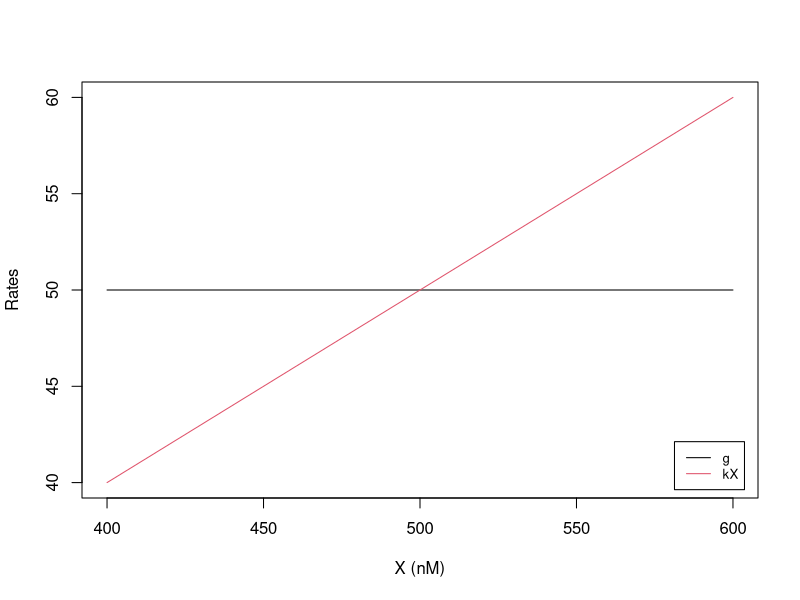
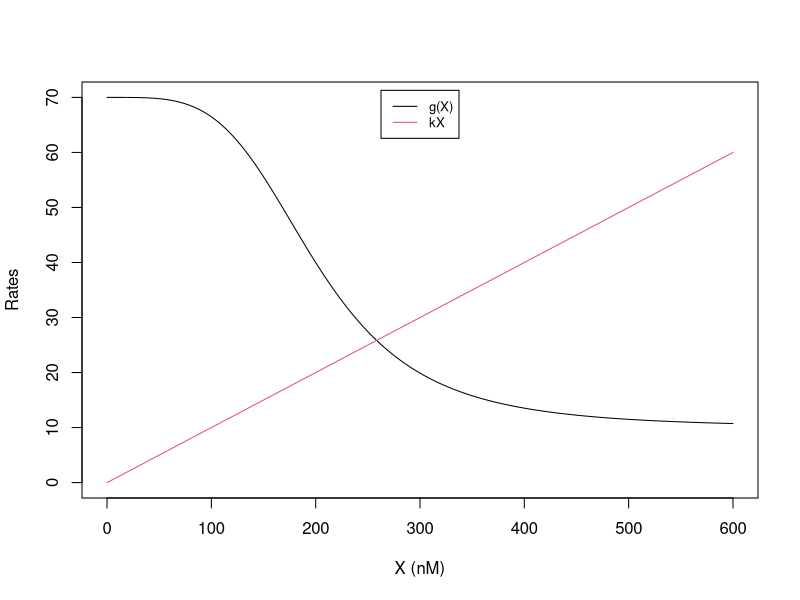
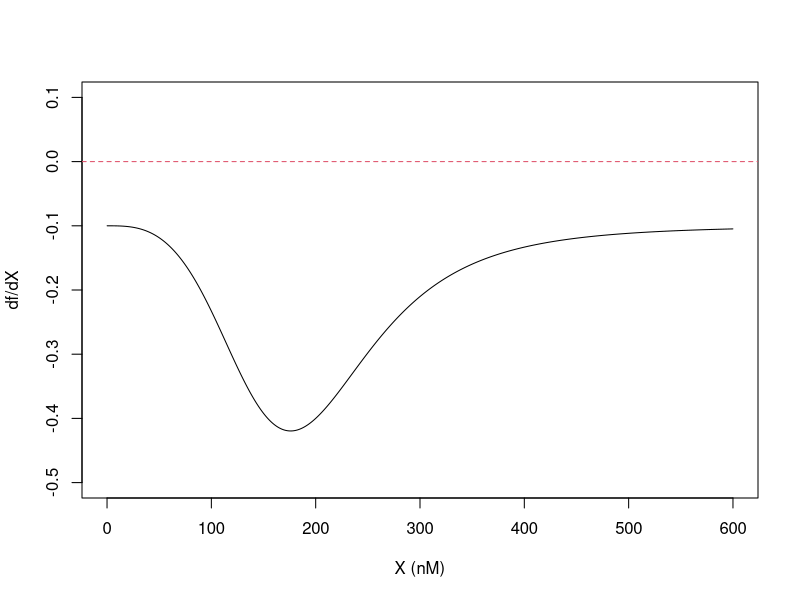
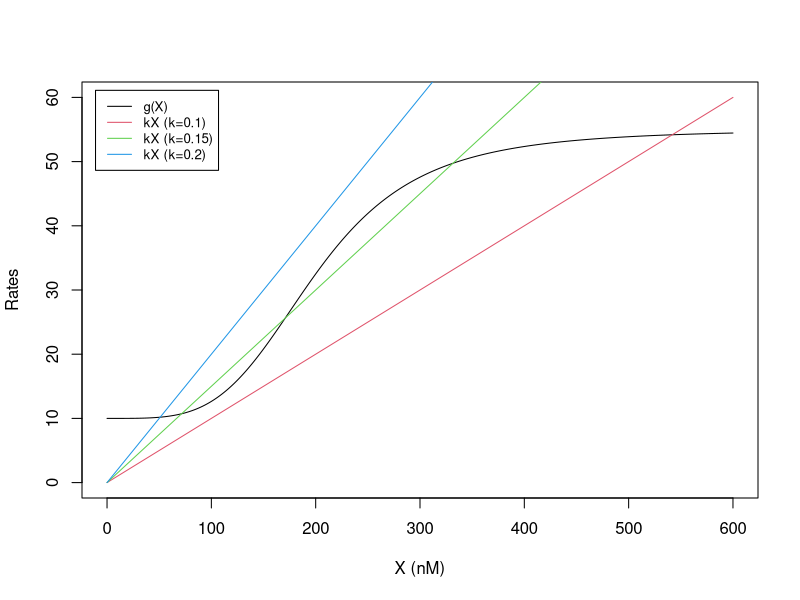
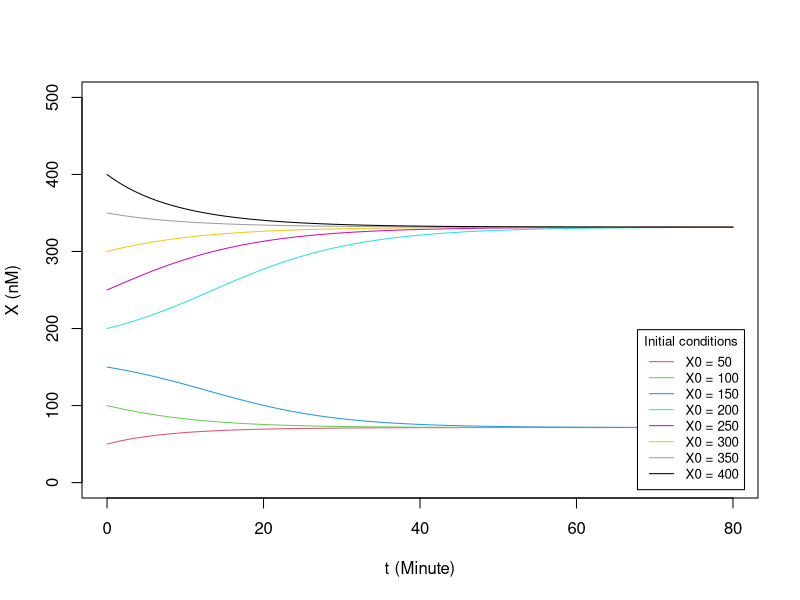
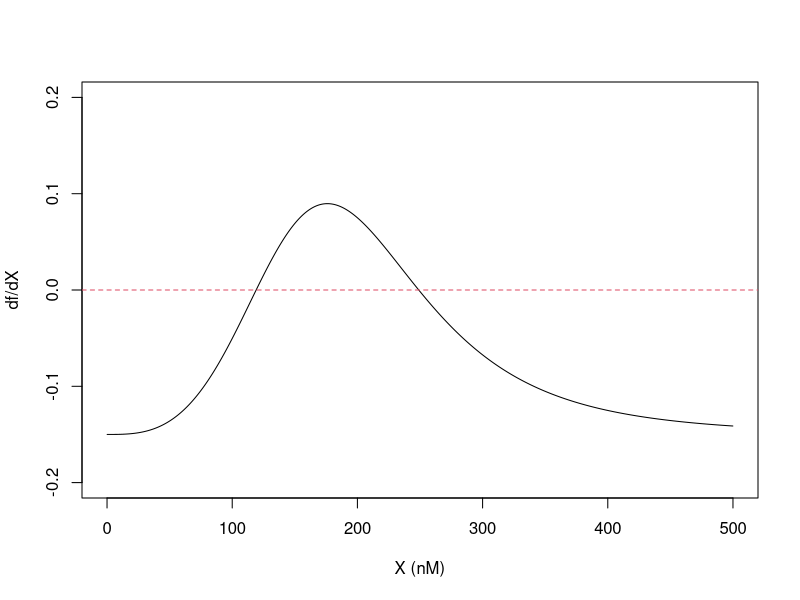
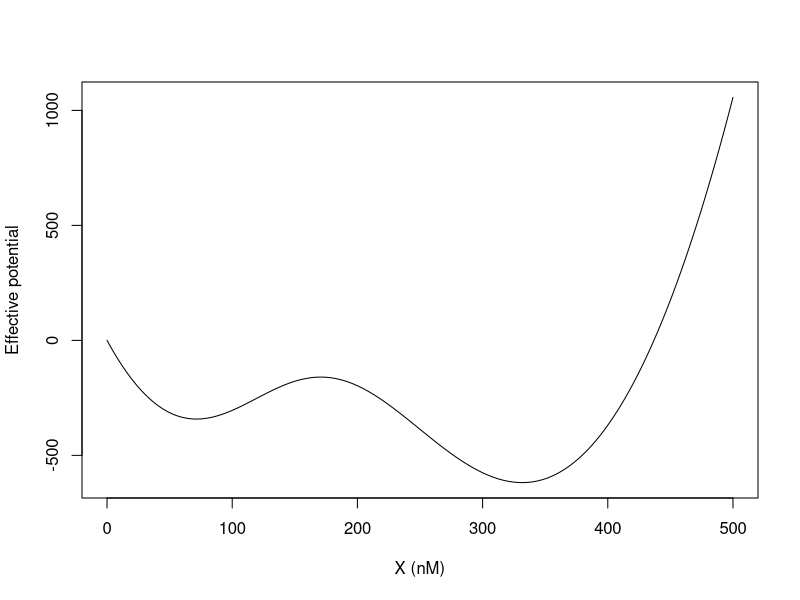
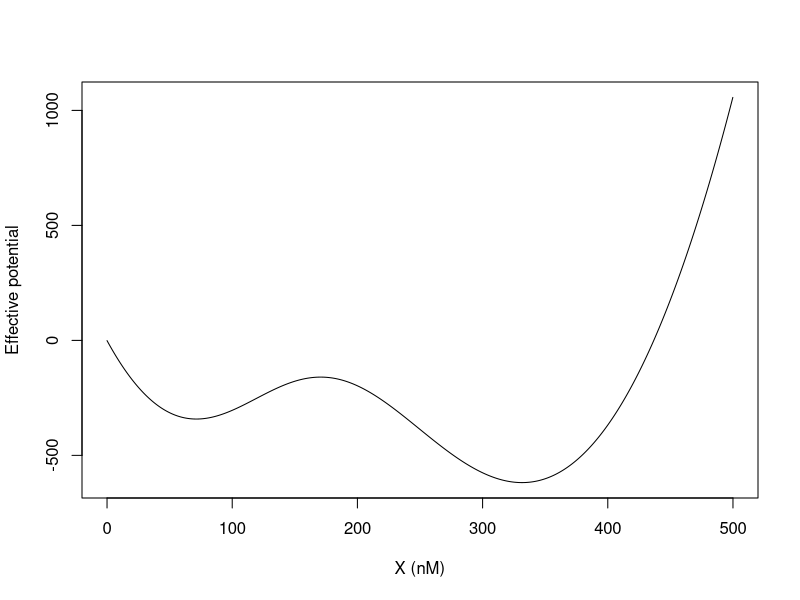

The R script that drew these images, in order:
## ---- chunk 1
# Constitutive gene: dX/dt = g - kX
g <- 50; k <- 0.1
X_all <- seq(400, 600, 1)
plot(X_all, rep(g, length(X_all)), type = "l", col = 1,
     xlab = "X (nM)", ylab = "Rates", xlim = c(400, 600), ylim = c(40, 60))
lines(X_all, k * X_all, col = 2)
legend("bottomright", inset = 0.02, legend = c("g", "kX"), col = 1:2, lty = 1, cex = 0.8)
## ---- chunk 2
# Self-inhibiting gene: g(X) = g0 + g1 * H_inh(X)
hill_inh <- function(X, X_th, n) {   # inhibitory Hill function
  a <- (X / X_th)^n
  1 / (1 + a)
}

g0 <- 10; g1 <- 60; k <- 0.1; X_th <- 200; n <- 4
X_all <- seq(0, 600, 1)
plot(X_all, g0 + g1 * hill_inh(X_all, X_th, n), type = "l", col = 1,
     xlab = "X (nM)", ylab = "Rates", xlim = c(0, 600), ylim = c(0, 70))
lines(X_all, k * X_all, col = 2)
legend("top", inset = 0.02, legend = c("g(X)", "kX"), col = 1:2, lty = 1, cex = 0.8)
## ---- chunk 3
# df/dX by a central finite difference (vectorized)
f_1g_self_inh <- function(X, g0, g1, X_th, n, k) g0 + g1 * hill_inh(X, X_th, n) - k * X

cal_dfdx <- function(X_all, dt, derivs, ...) {
  f_all   <- derivs(X_all, ...)
  f_plus  <- c(f_all[-1], NA)                # f(X + dX)
  f_minus <- c(NA, f_all[-length(f_all)])    # f(X - dX)
  (f_plus - f_minus) / (2 * dt)              # (f(X+dX) - f(X-dX)) / (2 dX)
}

X_all <- seq(0, 600, 0.1)
dfdX <- cal_dfdx(X_all, dt = 0.1, derivs = f_1g_self_inh,
                 g0 = 10, g1 = 60, X_th = 200, n = 4, k = 0.1)
plot(X_all, dfdX, type = "l", col = 1,
     xlab = "X (nM)", ylab = "df/dX", xlim = c(0, 600), ylim = c(-0.5, 0.1))
abline(h = 0, lty = 2, col = 2)
## ---- chunk 4
hill_ex <- function(X, X_th, n) {   # excitatory Hill function
  a <- (X / X_th)^n
  a / (1 + a)
}

g0 <- 10; g1 <- 45; X_th <- 200; n <- 4
X_all <- seq(0, 600, 1)
plot(X_all, g0 + g1 * hill_ex(X_all, X_th, n), type = "l", col = 1,
     xlab = "X (nM)", ylab = "Rates", xlim = c(0, 600), ylim = c(0, 60))
lines(X_all, 0.10 * X_all, col = 2)
lines(X_all, 0.15 * X_all, col = 3)
lines(X_all, 0.20 * X_all, col = 4)
legend("topleft", inset = 0.02,
       legend = c("g(X)", "kX (k=0.1)", "kX (k=0.15)", "kX (k=0.2)"),
       col = 1:4, lty = 1, cex = 0.8)
## ---- chunk 5
#| message: false
library(deSolve)

f_1g_self_act <- function(X, g0, g1, X_th, n, k) g0 + g1 * hill_ex(X, X_th, n) - k * X

dy_self_act <- function(t, y, parms) {
  with(as.list(c(y, parms)), list(g0 + g1 * hill_ex(y, X_th, n) - k * y))
}

parms <- c(g0 = 10, g1 = 45, X_th = 200, n = 4, k = 0.15)
t_all <- seq(0, 80, 0.1)
X0_all <- seq(50, 400, 50)

plot(NULL, xlab = "t (Minute)", ylab = "X (nM)", xlim = c(0, 80), ylim = c(0, 500))
for (i in seq_along(X0_all)) {
  res <- ode(y = X0_all[i], times = t_all, func = dy_self_act, parms = parms, method = "rk4")
  lines(res[, 1], res[, 2], col = i + 1)
}
legend("bottomright", inset = 0.02, title = "Initial conditions",
       legend = paste0("X0 = ", X0_all), col = seq_along(X0_all) + 1, lty = 1, cex = 0.8)
## ---- chunk 6
X_all <- seq(0, 500, 0.1)
dfdX <- cal_dfdx(X_all, dt = 0.1, derivs = f_1g_self_act,
                 g0 = 10, g1 = 45, X_th = 200, n = 4, k = 0.15)
plot(X_all, dfdX, type = "l", col = 1,
     xlab = "X (nM)", ylab = "df/dX", xlim = c(0, 500), ylim = c(-0.2, 0.2))
abline(h = 0, lty = 2, col = 2)
## ---- chunk 7
# Trapezoidal integration with an explicit loop
cal_int <- function(Xmin, Xmax, dX, f, ...) {
  X_all <- seq(Xmin, Xmax, dX)
  nX <- length(X_all)
  U_all <- numeric(nX)
  for (i in 1:(nX - 1)) {
    X <- X_all[i]
    U_all[i + 1] <- U_all[i] - (f(X, ...) + f(X + dX, ...)) / 2 * dX
  }
  cbind(X_all, U_all)
}

res1 <- cal_int(Xmin = 0, Xmax = 500, dX = 0.1, f = f_1g_self_act,
                g0 = 10, g1 = 45, X_th = 200, n = 4, k = 0.15)
plot(res1[, 1], res1[, 2], type = "l", col = 1,
     xlab = "X (nM)", ylab = "Effective potential", xlim = c(0, 500))
## ---- chunk 8
# Same integration, vectorized with a cumulative sum
cal_int_vector <- function(Xmin, Xmax, dX, f, ...) {
  X_all <- seq(Xmin, Xmax, dX)
  f_all <- f(X_all, ...)
  f_plus <- c(f_all[-1], NA)                 # f(X + dX)
  trap <- (f_all + f_plus) * dX / 2          # trapezoid areas
  U_all <- -cumsum(trap)
  cbind(X_all, U_all)
}

res2 <- cal_int_vector(Xmin = 0, Xmax = 500, dX = 0.1, f = f_1g_self_act,
                       g0 = 10, g1 = 45, X_th = 200, n = 4, k = 0.15)
plot(res2[, 1], res2[, 2], type = "l", col = 1,
     xlab = "X (nM)", ylab = "Effective potential", xlim = c(0, 500))
## ---- chunk 9
#| message: false
#| warning: false
library(microbenchmark)
library(ggplot2)
mb <- microbenchmark(
  loop   = cal_int(0, 500, 0.1, f_1g_self_act, g0 = 10, g1 = 45, X_th = 200, n = 4, k = 0.15),
  vector = cal_int_vector(0, 500, 0.1, f_1g_self_act, g0 = 10, g1 = 45, X_th = 200, n = 4, k = 0.15),
  times = 10, unit = "ms")
autoplot(mb)
## ---- chunk 10
res3 <- cal_int_vector(0, 500, 0.1, f_1g_self_act, g0 = 10, g1 = 45, X_th = 200, n = 4, k = 0.2)
plot(res3[, 1], res3[, 2], type = "l", col = 1, main = "k = 0.2",
     xlab = "X (nM)", ylab = "Effective potential", xlim = c(0, 500))
## ---- chunk 11
res4 <- cal_int_vector(0, 500, 0.1, f_1g_self_act, g0 = 10, g1 = 45, X_th = 200, n = 4, k = 0.1)
plot(res4[, 1], res4[, 2], type = "l", col = 1, main = "k = 0.1",
     xlab = "X (nM)", ylab = "Effective potential", xlim = c(0, 500))
